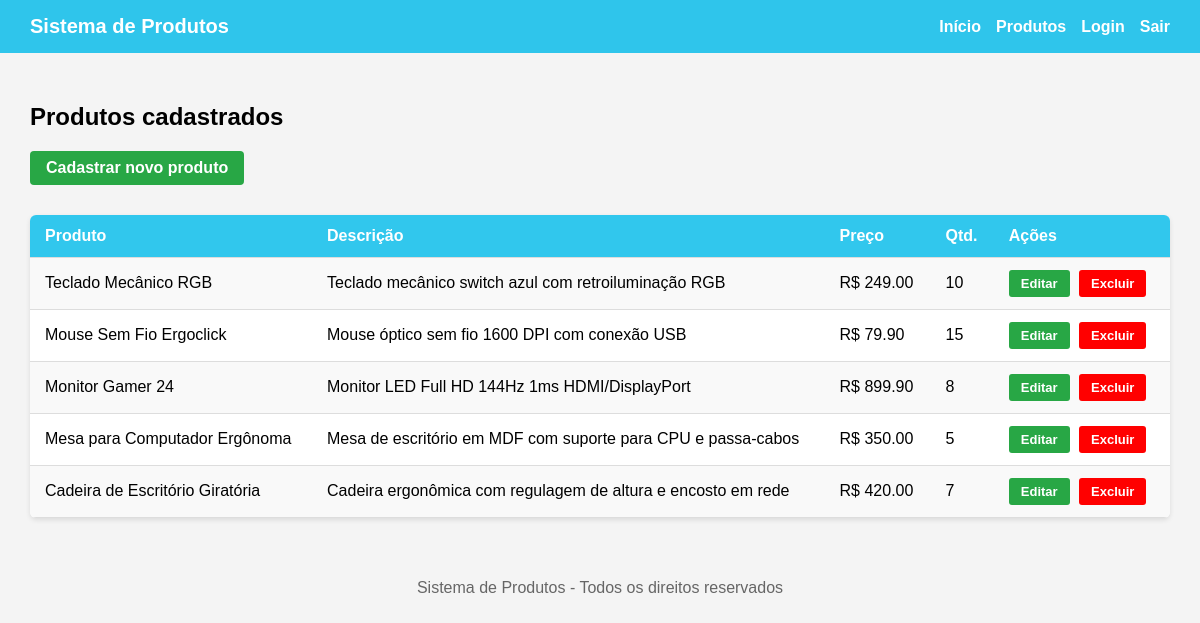
Page /produtos/listar.php (signed in) on the committed database.
### tables this page shows
CREATE TABLE `produtos` (
  `id` int(11) NOT NULL,
  `nome` varchar(100) NOT NULL,
  `descricao` varchar(255) NOT NULL,
  `preco` decimal(10,2) NOT NULL,
  `quantidade` int(11) NOT NULL
);

### produtos/listar.php (the view, shortened to what this page needs)
<?php
    require __DIR__ . '/../conexao.php';
    $sql = "SELECT * FROM produtos";
    $resultado = mysqli_query($conexao, $sql);
?>
<?php require __DIR__ . '/../cabecalho.php'; ?>
<main>
    <h2>Produtos cadastrados</h2>
    <a href="cadastrar.php">Cadastrar novo produto</a>
    <table>
        <tr>
            <th>Produto</th>
            <th>Descrição</th>
            <th>Preço</th>
            <th>Qtd.</th>
            <th>Ações</th>
        </tr>
        <?php while ($produto = mysqli_fetch_assoc($resultado)) { ?>
            <tr>
                <td><?php echo $produto['nome']; ?></td>
                <td><?php echo $produto['descricao']; ?></td>
                <td>R$ <?php echo $produto['preco']; ?></td>
                <td><?php echo $produto['quantidade']; ?></td>
                <td>
                    <a href="atualizar.php?id=<?php echo $produto['id'];
                    ?>">Editar</a>
                    <a href="excluir.php?id=<?php echo $produto['id'];
                    ?>">Excluir</a>
                </td>
            </tr>
        <?php } ?>
    </table>
</main>
<?php require __DIR__ . '/../rodape.php'; ?>

### css/style.css (style rules this page uses)
body { font-family: Arial, sans-serif; margin: 0; background-color: #f4f4f4; min-height: 100vh; }
main { padding: 30px; }
main > a { display: inline-block; margin-bottom: 15px; padding: 8px 16px; background: #28a745; color: white; text-decoration: none; border-radius: 4px; font-weight: bold; }
table { width: 100%; border-collapse: collapse; background-color: white; margin-top: 15px; border-radius: 6px; overflow: hidden; box-shadow: 0 2px 5px rgba(0, 0, 0, 0.1); }
table th, table td { padding: 12px 15px; text-align: left; border-bottom: 1px solid #ddd; }
table th { background: #05bbe9d2; color: white; }
table tbody tr:nth-child(even) { background-color: #f9f9f9; }
table td a { text-decoration: none; padding: 6px 12px; border-radius: 3px; font-size: 13px; font-weight: bold; display: inline-block; margin-right: 5px; }
table td a[href*="atualizar"], table td a[href*="editar"] { background-color: #28a745; color: white; }
table td a[href*="excluir"] { background-color: red; color: white; }

### rows in the picture
produtos: nome "Teclado Mecânico RGB", descricao "Teclado mecânico switch azul com retroiluminação RGB", preco "249.00", quantidade "10"
produtos: nome "Mouse Sem Fio Ergoclick", descricao "Mouse óptico sem fio 1600 DPI com conexão USB", preco "79.90", quantidade "15"
produtos: nome "Monitor Gamer 24", descricao "Monitor LED Full HD 144Hz 1ms HDMI/DisplayPort", preco "899.90", quantidade "8"
produtos: nome "Mesa para Computador Ergônoma", descricao "Mesa de escritório em MDF com suporte para CPU e passa-cabos", preco "350.00", quantidade "5"
produtos: nome "Cadeira de Escritório Giratória", descricao "Cadeira ergonômica com regulagem de altura e encosto em rede", preco "420.00", quantidade "7"
